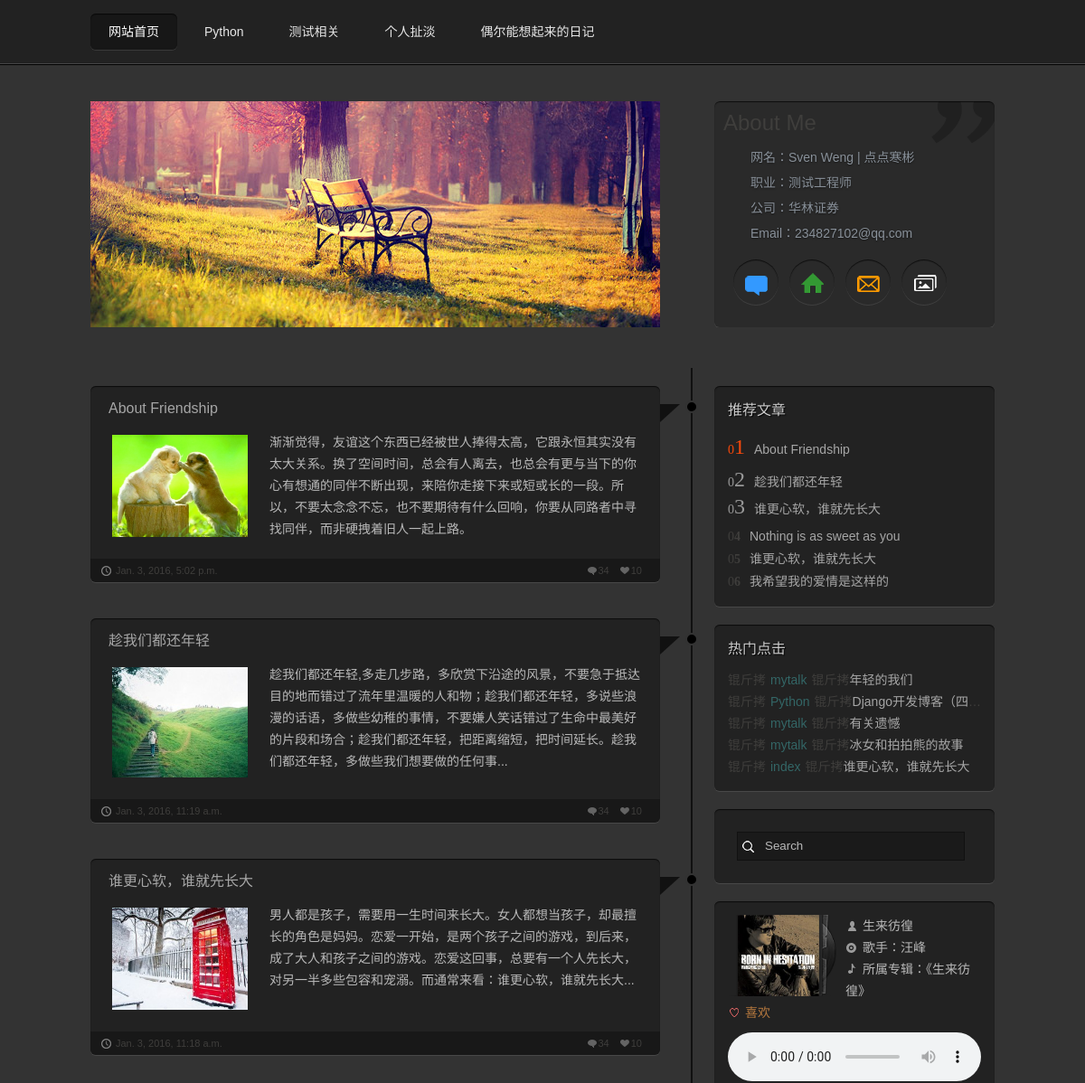
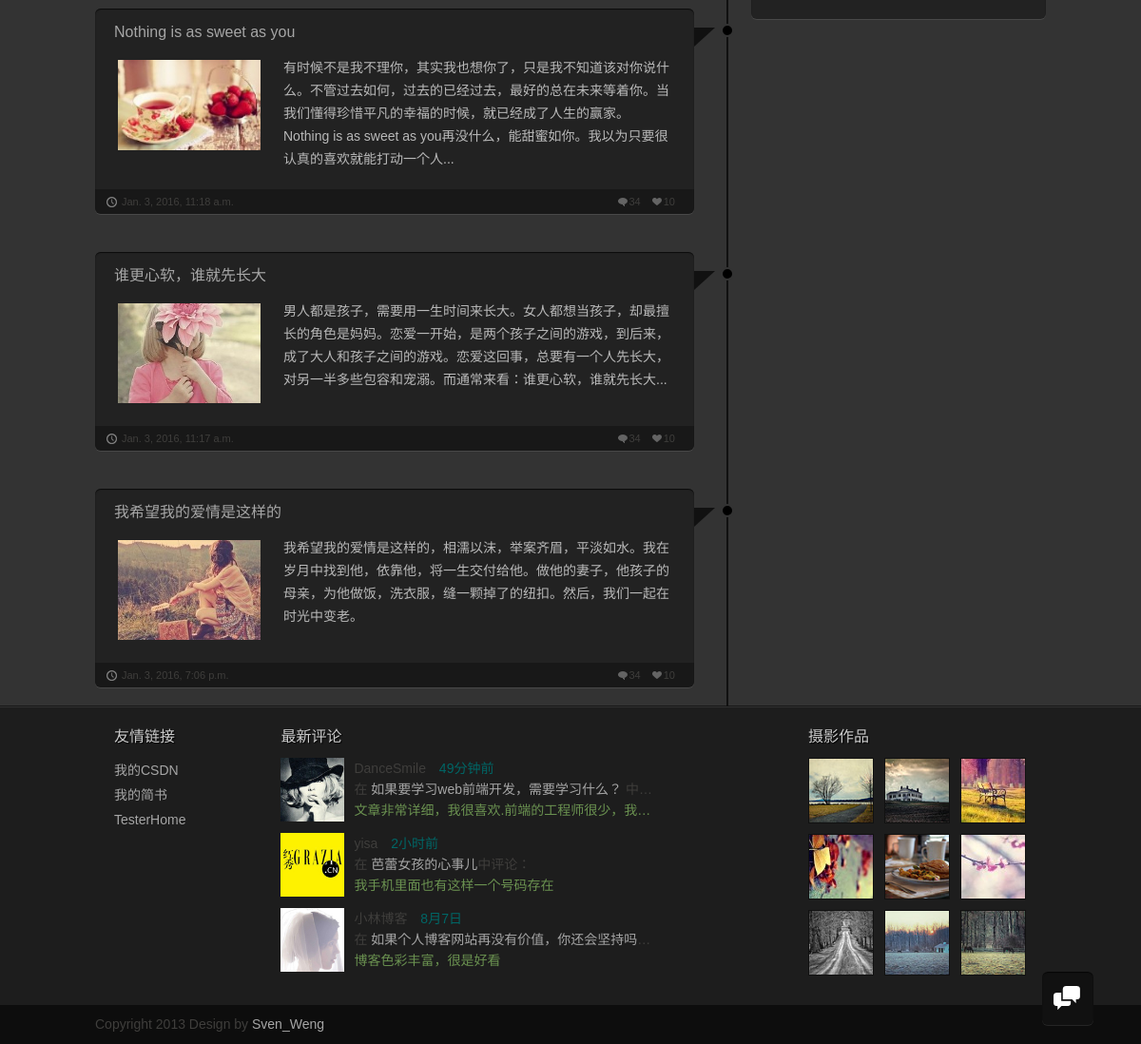
Screenshot of /grzx/ with the database file from the repository (2 pictures, top to bottom).
### grzx/models.py (models this page shows)
class UserInfo(models.Model):
    nickname = models.CharField(max_length=20)
    work = models.CharField(max_length=20)
    company = models.CharField(max_length=50)
    email = models.CharField(max_length=20)

class BlogBody(models.Model):
    blog_title = models.CharField(max_length=50)
    blog_body = models.TextField()
    blog_type = models.CharField(max_length=50)
    blog_timestamp = models.DateTimeField()
    blog_imgurl = models.CharField(max_length=50, blank=True, null=True)
    blog_author = models.CharField(max_length=20, null=True)
    blog_ismarkdown = models.CharField(max_length=1, null=True)
    blog_like = models.IntegerField(null=True)
    blog_clicknum = models.IntegerField(null=True)

### grzx/views.py (the view)
def index(request):
    userinfo = UserInfo.objects.first()
    blog_body = BlogBody.objects.all()[:6:-1]
    hot_rank = BlogBody.objects.all().order_by('-blog_clicknum')[:5]
    return render(request,
                  'index.html',
                  {'userinfo': userinfo, 'blog_body': blog_body, 'hot_rank': hot_rank})

### grzx/templates/index.html (shortened to what this page needs)
{% extends "base.html" %}
{% block bodycontent %}
<div id="mainbody">
  <div class="info">
    <figure> <img src="/static/images/art.jpg" alt="Panama Hat">
    </figure>
    <div class="card">
        <h1>About Me</h1>
        <p>网名：{{ userinfo.nickname }}</p>
        <p>职业：{{ userinfo.work }}</p>
        <p>公司：{{ userinfo.company }}</p>
        <p>Email：{{ userinfo.email }}</p>
      <ul class="linkmore">
        <li><a href="/grzx/add_article" class="talk" title="给我留言"></a></li>
        <li><a href="/" class="address" title="联系地址"></a></li>
        <li><a href="/" class="email" title="给我写信"></a></li>
        <li><a href="/" class="photos" title="生活照片"></a></li>
      </ul>
    </div>
  </div>
  <div class="blank"></div>
  <div class="blogs">
    <ul class="bloglist">
      {% for content in blog_body %}
      <li>
        <div class="arrow_box">
          <div class="ti"></div>
          <div class="ci"></div>
          <h2 class="title"><a href="{% url 'article' content.id%}">{{ content.blog_title }}</a></h2>
          <ul class="textinfo">
            <a href="/"><img src="{{ content.blog_imgurl }}"></a>
            <p> {{ content.blog_body }}</p>
          </ul>
          <ul class="details">
            <li class="likes"><a href="#">10</a></li>
            <li class="comments"><a href="#">34</a></li>
            <li class="icon-time"><a href="#">{{ content.blog_timestamp }}</a></li>
          </ul>
        </div>
      </li>
      {% endfor %}
    </ul>
    <aside>
      <div class="tuijian">
        <h2>推荐文章</h2>
        <ol>
            {% for title in blog_body %}
            <li><span><strong>{{ forloop.counter }}</strong></span><a href="{% url 'article' title.id%}">{{ title.blog_title }}</a></li>
            {% endfor %}
        </ol>
      </div>
      <div class="clicks">
        <h2>热门点击</h2>
        <ol>
            {% for foo in hot_rank %}
                <li><span><a href="{% url 'article' foo.id %}">{{ foo.blog_type }}</a></span><a href="{% url 'article' foo.id %}">{{ foo.blog_title }}</a></li>
            {% endfor %}
        </ol>
      </div>
      <div class="search">
        <form class="searchform" method="get" action="#">
          <input type="text" name="s" value="Search" onfocus="this.value=''" onblur="this.value='Search'">
        </form>
      </div>
      <div class="viny">
        <dl>
          <dt class="art"><img src="/static/images/music_img/slph.png" alt="专辑"></dt>
          <dd class="icon-song"><span></span>生来彷徨</dd>
          <dd class="icon-artist"><span></span>歌手：汪峰</dd>
          <dd class="icon-album"><span></span>所属专辑：《生来彷徨》</dd>
          <dd class="icon-like"><span></span><a href="/">喜欢</a></dd>
          <dd class="music">
            <audio src="/static/images/slph.mp3" controls></audio>
          </dd>
        </dl>
      </div>
    </aside>
  </div>
</div>
{% endblock bodycontent %}

### rows the page displays
UserInfo: nickname "Sven Weng | 点点寒彬", work "测试工程师", company "华林证券", email "234827102@qq.com"
BlogBody: blog_title "About Friendship", blog_imgurl (picture), blog_body "渐渐觉得，友谊这个东西已经被世人捧得太高，它跟永恒其实没有太大关系。换了空间时间，总会有人离去，也总会有更与当下的你心有想通的同伴不断出现，来陪你走接下来或短或长的一段。所以，不要太念念不忘，也不要期待有什么回响，你要从同路者中寻找同伴，而非硬拽着旧人一起上路。", blog_timestamp "Jan. 3, 2016, 5:02 p.m."
BlogBody: blog_title "趁我们都还年轻", blog_imgurl (picture), blog_body "趁我们都还年轻,多走几步路，多欣赏下沿途的风景，不要急于抵达目的地而错过了流年里温暖的人和物；趁我们都还年轻，多说些浪漫的话语，多做些幼稚的事情，不要嫌人笑话错过了生命中最美好的片段和场合；趁我们都还年轻，把距离缩短，把时间延长。趁我们都还年轻，多做些我们想要做的任何事...", blog_timestamp "Jan. 3, 2016, 11:19 a.m."
BlogBody: blog_title "谁更心软，谁就先长大", blog_imgurl (picture), blog_body "男人都是孩子，需要用一生时间来长大。女人都想当孩子，却最擅长的角色是妈妈。恋爱一开始，是两个孩子之间的游戏，到后来，成了大人和孩子之间的游戏。恋爱这回事，总要有一个人先长大，对另一半多些包容和宠溺。而通常来看：谁更心软，谁就先长大...", blog_timestamp "Jan. 3, 2016, 11:18 a.m."
BlogBody: blog_title "Nothing is as sweet as you", blog_imgurl (picture), blog_body "有时候不是我不理你，其实我也想你了，只是我不知道该对你说什么。不管过去如何，过去的已经过去，最好的总在未来等着你。当我们懂得珍惜平凡的幸福的时候，就已经成了人生的赢家。Nothing is as sweet as you再没什么，能甜蜜如你。我以为只要很认真的喜欢就能打动一个人...", blog_timestamp "Jan. 3, 2016, 11:18 a.m."
BlogBody: blog_title "谁更心软，谁就先长大", blog_imgurl (picture), blog_body "男人都是孩子，需要用一生时间来长大。女人都想当孩子，却最擅长的角色是妈妈。恋爱一开始，是两个孩子之间的游戏，到后来，成了大人和孩子之间的游戏。恋爱这回事，总要有一个人先长大，对另一半多些包容和宠溺。而通常来看：谁更心软，谁就先长大...", blog_timestamp "Jan. 3, 2016, 11:17 a.m.", blog_type "index"
BlogBody: blog_title "我希望我的爱情是这样的", blog_imgurl (picture), blog_body "我希望我的爱情是这样的，相濡以沫，举案齐眉，平淡如水。我在岁月中找到他，依靠他，将一生交付给他。做他的妻子，他孩子的母亲，为他做饭，洗衣服，缝一颗掉了的纽扣。然后，我们一起在时光中变老。", blog_timestamp "Jan. 3, 2016, 7:06 p.m."
BlogBody: blog_type "mytalk", blog_title "年轻的我们"
BlogBody: blog_type "Python", blog_title "Django开发博客（四…"
BlogBody: blog_type "mytalk", blog_title "有关遗憾"
BlogBody: blog_type "mytalk", blog_title "冰女和拍拍熊的故事"
